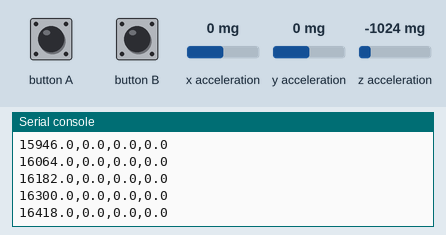
This program was run on a simulated BBC micro:bit running MicroPython. Parts: the last lines printed to the serial console. Inputs (shaded band) come from the test bench; at power-on: x acceleration 0 mg, y acceleration 0 mg, z acceleration -1024 mg.

Above: at 16.5 s.
16.6 s: x acceleration set to -1440 mg
At 16.65 s:
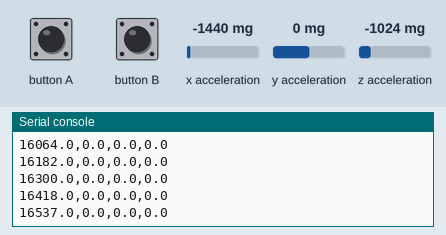
18.1 s: y acceleration set to -1440 mg
At 18.2 s:
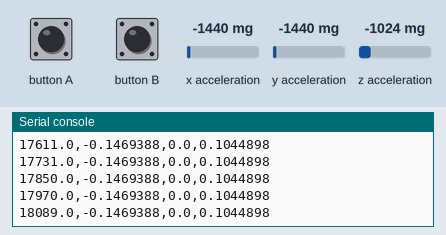
19.6 s: z acceleration set to -1440 mg
At 19.65 s:
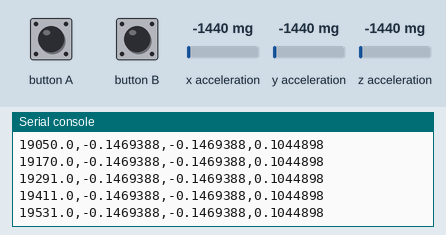
Timing chart, 0 to 22.6 s (numbered marks = the images above; inputs shaded):
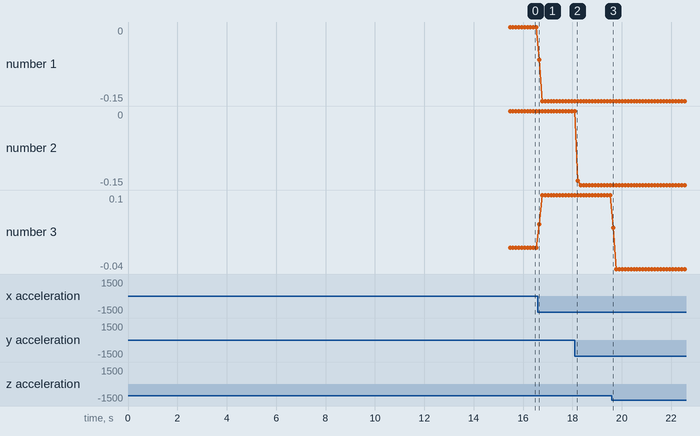

The program:

DataLogger.py
```python
from microbit import *
import os
import array

#todo no globals please
sampleMillis = 500
sampleMillisTotal = 0
sampleMillisMax = 1000 * 10000
filename = 'data.csv'
displayStartSequenceMillis = 300
displayEndSequenceMillis = 200
returnStr = '\r\n'
accCalXOffset = 0
accCalYOffset = 0
accCalZOffset = 0


imageA = Image("99999:"
               "99999:"
               "99999:"
               "99999:"
               "99999")

imageB = Image("00000:"
               "09990:"
               "09990:"
               "09990:"
               "00000")

imageC = Image("00000:"
               "00000:"
               "00900:"
               "00000:"
               "00000")

imageD = Image("00000:"
               "00000:"
               "00000:"
               "00000:"
               "00000")
# functions

def DisplayFileSystem():
    local_files = os.listdir()
    fileCount = len(local_files)
    #check number of files
    uart.write('File System - found ' + str(fileCount) + ' files' + returnStr)
    for fileDesc in enumerate(local_files):
        uart.write(str(fileDesc) + returnStr)
    uart.write('Finished File System State' + returnStr)

def ClearFileSystem():
    local_files = os.listdir()
    fileCount = len(local_files)
    uart.write('File System - found ' + str(fileCount) + ' files' + returnStr)
    for fileDesc in enumerate(local_files):
        #not working cannot convert tuple
        #os.remove(fileDesc)
        uart.write(str(fileDesc) + returnStr)
    uart.write('Cleared File System' + returnStr)

def DisplayStartSequence():
    display.show("3")
    sleep(displayStartSequenceMillis)
    display.show("2")
    sleep(displayStartSequenceMillis)
    display.show("1")
    sleep(displayStartSequenceMillis)
    display.show("")

def DisplayEndSequence():
    count = 0
    while (count < 10):
        display.show(imageA)
        sleep(displayEndSequenceMillis)
        display.show(imageB)
        sleep(displayEndSequenceMillis)
        display.show(imageC)
        sleep(displayEndSequenceMillis)
        display.show(imageD)
        sleep(displayEndSequenceMillis)
        count = count + 1


# Converts accelerometer sensor reading to m/sec2
def MilliGToMSec(x):
    convertedValue = x / (1000 * 9.8)
    return convertedValue

# Log accel array
def LogSampledAccelData(accelData):
    uart.write(str(accelData[0]) + ',' + str(accelData[1]) + ',' + str(accelData[2]) + ',' + str(accelData[3]) +  returnStr)

    #TODO remove outliers
    #Returns Sampled Accelerometer data
def GetSampledAccelData(accCalOffsets):
    maxTime = 100
    sampleTime = 5
    currentTime = 0
    currentCount = 0
    sampleArray = array.array('d',[0.0,0.0,0.0])

    xDataList = []
    yDataList = []
    zDataList = []

    while (currentTime < maxTime):

        xDataList.append(MilliGToMSec(accelerometer.get_x()) - accCalOffsets[0])
        yDataList.append(MilliGToMSec(accelerometer.get_y()) - accCalOffsets[1])
        zDataList.append(MilliGToMSec(accelerometer.get_z()) - accCalOffsets[2])

        sleep(sampleTime)
        currentTime = currentTime + sampleTime
        currentCount = (currentCount + 1)

    #TODO fix this lazy outlier filtering

    xDataList.sort()
    xDataList.pop()
    xDataList.pop(0)
    for dataEntry in xDataList:
        sampleArray[0] = sampleArray[0] + dataEntry

    yDataList.sort()
    yDataList.pop()
    yDataList.pop(0)
    for dataEntry in yDataList:
        sampleArray[1] = sampleArray[1] + dataEntry

    zDataList.sort()
    zDataList.pop()
    zDataList.pop(0)
    for dataEntry in zDataList:
        sampleArray[2] = sampleArray[2] + dataEntry

    returnArray = array.array('d',[running_time(),0.0,0.0,0.0])

    returnArray[1] = sampleArray[0] / (currentCount - 2)
    returnArray[2] = sampleArray[1] / (currentCount - 2)
    returnArray[3] = sampleArray[2] / (currentCount - 2)

    LogSampledAccelData(returnArray)
    return returnArray

# Returns an array of X,Y,Z calibration offsets in m/sec2
# Args calibrateMillisMax is total sample period
def CalibrateAccelerometer(calibrateMillisMax):
    calibrateMillisTotal = 0
    calibrateMillis = 1
    calibrationCounter = 0
    xSum = 0
    ySum = 0
    zSum = 0
    while (calibrateMillisTotal <= calibrateMillisMax):
        xSum = xSum + accelerometer.get_x()
        ySum = ySum + accelerometer.get_y()
        zSum = zSum + accelerometer.get_z()
        calibrationCounter = calibrationCounter + 1
        calibrateMillisTotal = (calibrateMillisTotal + calibrateMillis)

    accCalXOffset = MilliGToMSec(xSum / calibrationCounter)
    accCalYOffset = MilliGToMSec(ySum / calibrationCounter)
    accCalZOffset = MilliGToMSec(zSum / calibrationCounter)

    uart.write('Accelerometer Calibrated' + returnStr)
    uart.write('X = ' + str(accCalXOffset) + returnStr)
    uart.write('Y = ' + str(accCalYOffset) + returnStr)
    uart.write('Z = ' + str(accCalZOffset) + returnStr)
    return array.array('d',[accCalXOffset,accCalYOffset,accCalZOffset])

#----------------------------------------------------
#                       MAIN
#----------------------------------------------------

# DisplayFileSystem()


# Calibrate Accelerometer (over a period of 5 secs)
accelCalibrationArray = CalibrateAccelerometer(5000)

# Sample loop
while (True):
    GetSampledAccelData(accelCalibrationArray)


while (True):
    accelData = str(CreateLoggerEntry())
    uart.write(accelData)
    sleep(sampleMillis)
    #with open('data' + str(sampleMillisTotal), 'wb') as my_new_file:
    #    my_new_file.write(accelData)
    sampleMillisTotal = (sampleMillisTotal + sampleMillis)


#while True:
#    if button_a.is_pressed():
        # calibrate
        # setup a new data set
#        break
#    elif button_b.is_pressed():
#        ClearFileSystem()
#    else:
#        display.show("?")

#DisplayStartSequence()

while (sampleMillisTotal <= sampleMillisMax):
    accelData = str(CreateLoggerEntry())
    uart.write(accelData)
    sleep(sampleMillis)
    #with open('data' + str(sampleMillisTotal), 'wb') as my_new_file:
    #    my_new_file.write(accelData)
    sampleMillisTotal = (sampleMillisTotal + sampleMillis)

#todo - file system too small to store locally

#counter = 0
#while (sampleMillisTotal <= sampleMillisMax):
#    accelData = str(CreateLoggerEntry())
#    sleep(sampleMillis)
#    uart.write(accelData)
#    with open('data' + str(sampleMillisTotal), 'w') as my_new_file:
#        my_new_file.write(accelData)
#    sampleMillisTotal = (sampleMillisTotal + sampleMillis)

# SINGLE FILE
#counter = 0
#while (sampleMillisTotal <= sampleMillisMax):
#    accelData = str(CreateLoggerEntry())
#    sleep(sampleMillis)
#    uart.write(accelData)
#    with open(filename, 'w') as my_new_file:
#        my_new_file.write(accelData)
#    sampleMillisTotal = (sampleMillisTotal + sampleMillis)

#DisplayEndSequence()
```

Measured:
- plotted number 1: 0 → -0.15 after the input at 16.6 s
- plotted number 3: 0 → 0.1 after the input at 16.6 s
